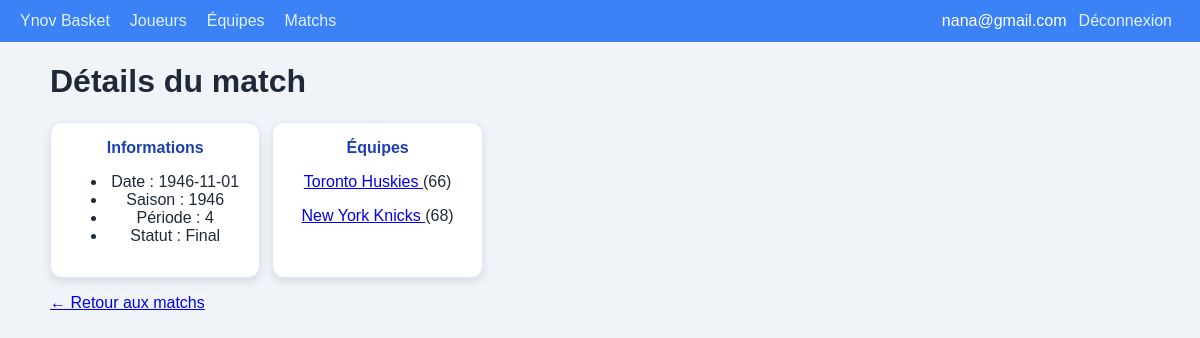
Screenshot of /match/874129 (signed in) with the database file from the repository.
### app.py (models this page shows)
class Game(Base):
    __tablename__ = "games"
    id = Column(Integer, primary_key=True)  # même id que l’API
    date = Column(String(50))  # iso string fournie par l’API
    season = Column(Integer)
    period = Column(Integer)
    status = Column(String(50))
    time = Column(String(50))
    postseason = Column(String(10))
    home_team_id = Column(Integer, ForeignKey("teams.id"))
    visitor_team_id = Column(Integer, ForeignKey("teams.id"))
    home_team_score = Column(Integer)
    visitor_team_score = Column(Integer)
    updated_at = Column(DateTime, default=datetime.utcnow, onupdate=datetime.utcnow)
    home_team = relationship("Team", foreign_keys=[home_team_id])
    visitor_team = relationship("Team", foreign_keys=[visitor_team_id])

class Team(Base):
    __tablename__ = "teams"
    id = Column(Integer, primary_key=True)  # même id que l’API
    abbreviation = Column(String(20))
    full_name = Column(String(255))
    city = Column(String(255))
    conference = Column(String(50))
    division = Column(String(50))
    updated_at = Column(DateTime, default=datetime.utcnow, onupdate=datetime.utcnow)

### app.py (the view, shortened to what this page needs)
@app.route("/match/<int:match_id>")
@login_required
def match_detail(match_id):
    with db_session() as s:
        g = s.get(Game, match_id)
        if g:
            payload = {
                "id": g.id,
                "date": g.date,
                "season": g.season,
                "period": g.period,
                "status": g.status,
                "time": g.time,
                "postseason": g.postseason,
                "home_team_score": g.home_team_score,
                "visitor_team_score": g.visitor_team_score,
                "home_team": None,
                "visitor_team": None
            }
            if g.home_team:
                payload["home_team"] = {
                    "id": g.home_team.id,
                    "full_name": g.home_team.full_name,
                    "abbreviation": g.home_team.abbreviation,
                }
            if g.visitor_team:
                payload["visitor_team"] = {
                    "id": g.visitor_team.id,
                    "full_name": g.visitor_team.full_name,
                    "abbreviation": g.visitor_team.abbreviation,
                }
            return render_template("match.html", match=payload)

### app.py (called while the page is built)
def db_session():
    return SessionLocal()

def login_required(f):
    @wraps(f)
    def wrapper(*args, **kwargs):
        if "user" not in session:
            return redirect(url_for("login"))
        return f(*args, **kwargs)
    return wrapper

### templates/match.html
{% extends "base.html" %}
{% block content %}
<h1>Détails du match</h1>
<div class="grid">
  <div class="card">
    <div class="title">Informations</div>
    <ul>
      {% if match.get('date') %}
        <li>Date : {{ match['date'][:10] }}</li>
      {% else %}
        <li>Date : Non disponible</li>
      {% endif %}
      <li>Saison : {{ match.get('season', 'N/A') }}</li>
      <li>Période : {{ match.get('period', 'N/A') }}</li>
      <li>Statut : {{ match.get('status', 'N/A') }}</li>
    </ul>
  </div>
  <div class="card">
    <div class="title">Équipes</div>
    <p>
      <a href="{{ url_for('team_detail', team_id=match['home_team']['id']) }}">
        {{ match['home_team']['full_name'] }}
      </a>
      ({{ match['home_team_score'] }})
    </p>
    <p>
      <a href="{{ url_for('team_detail', team_id=match['visitor_team']['id']) }}">
        {{ match['visitor_team']['full_name'] }}
      </a>
      ({{ match['visitor_team_score'] }})
    </p>
  </div>
</div>
<p><a href="{{ url_for('matches') }}">← Retour aux matchs</a></p>
{% endblock %}

### static/style.css (style rules this page uses)
body { font-family: Arial, sans-serif; margin: 0; background: #f0f4f8; color: #1f2937; }
.grid { display: grid; grid-template-columns: repeat(auto-fill, minmax(200px, 1fr)); gap: 12px; margin-top: 12px; }
.card { background: white; padding: 16px; border-radius: 12px; box-shadow: 0 4px 10px rgba(0, 0, 0, 0.1); text-align: center; text-decoration: none; color: inherit; border: 1px solid #dbeafe; transition: transform 0.15s ease, box-shadow 0.15s ease; }
.title { font-weight: 600; margin-bottom: 6px; color: #1e40af; }

### rows the page displays
Game: date "1946-11-01", get "1946", get "Final"
Team: home_team.full_name "Toronto Huskies"
Team: visitor_team.full_name "New York Knicks"

### other values shown
{{ session.get('user') }} "nana@gmail.com"
{{ match.get('period', 'N/A') }} "4"
{{ match['home_team_score'] }} "66"
{{ match['visitor_team_score'] }} "68"
